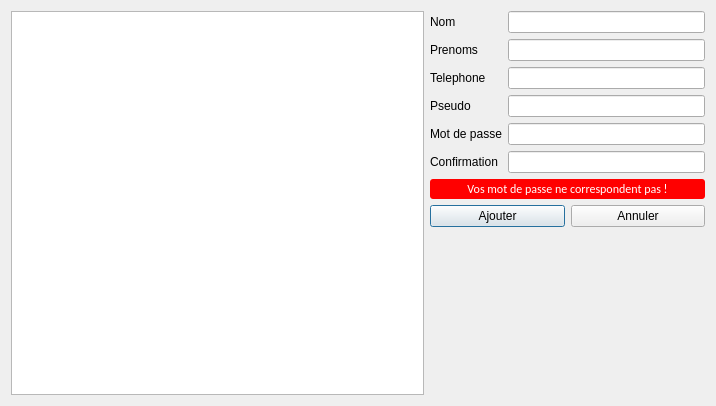
<?xml version="1.0" encoding="UTF-8"?>
<ui version="4.0">
 <class>User</class>
 <widget class="QDialog" name="User">
  <property name="geometry">
   <rect>
    <x>0</x>
    <y>0</y>
    <width>716</width>
    <height>406</height>
   </rect>
  </property>
  <property name="windowTitle">
   <string>Utilisateurs</string>
  </property>
  <layout class="QHBoxLayout" name="horizontalLayout_2" stretch="3,2">
   <item>
    <widget class="QTableView" name="usertableView">
     <property name="contextMenuPolicy">
      <enum>Qt::CustomContextMenu</enum>
     </property>
     <property name="editTriggers">
      <set>QAbstractItemView::NoEditTriggers</set>
     </property>
     <property name="selectionMode">
      <enum>QAbstractItemView::SingleSelection</enum>
     </property>
     <property name="selectionBehavior">
      <enum>QAbstractItemView::SelectRows</enum>
     </property>
    </widget>
   </item>
   <item>
    <layout class="QVBoxLayout" name="verticalLayout_2" stretch="0,0,0,0">
     <item>
      <layout class="QFormLayout" name="formLayout">
       <item row="0" column="0">
        <widget class="QLabel" name="nomLabel">
         <property name="text">
          <string>Nom</string>
         </property>
        </widget>
       </item>
       <item row="0" column="1">
        <widget class="QLineEdit" name="nomLineEdit"/>
       </item>
       <item row="1" column="0">
        <widget class="QLabel" name="prenomsLabel">
         <property name="text">
          <string>Prenoms</string>
         </property>
        </widget>
       </item>
       <item row="1" column="1">
        <widget class="QLineEdit" name="prenomsLineEdit"/>
       </item>
       <item row="2" column="0">
        <widget class="QLabel" name="telephoneLabel">
         <property name="text">
          <string>Telephone</string>
         </property>
        </widget>
       </item>
       <item row="2" column="1">
        <widget class="QLineEdit" name="telephoneLineEdit"/>
       </item>
       <item row="3" column="0">
        <widget class="QLabel" name="motDePasseLabel">
         <property name="text">
          <string>Pseudo</string>
         </property>
        </widget>
       </item>
       <item row="3" column="1">
        <widget class="QLineEdit" name="loginLineEdit"/>
       </item>
       <item row="4" column="0">
        <widget class="QLabel" name="loginLabel">
         <property name="text">
          <string>Mot de passe</string>
         </property>
        </widget>
       </item>
       <item row="4" column="1">
        <widget class="QLineEdit" name="motDePasseLineEdit">
         <property name="inputMask">
          <string/>
         </property>
         <property name="echoMode">
          <enum>QLineEdit::Password</enum>
         </property>
         <property name="alignment">
          <set>Qt::AlignLeading|Qt::AlignLeft|Qt::AlignVCenter</set>
         </property>
        </widget>
       </item>
       <item row="5" column="0">
        <widget class="QLabel" name="confirmationMdpLabel">
         <property name="text">
          <string>Confirmation</string>
         </property>
        </widget>
       </item>
       <item row="5" column="1">
        <widget class="QLineEdit" name="confirmationMdpLineEdit">
         <property name="inputMask">
          <string/>
         </property>
         <property name="echoMode">
          <enum>QLineEdit::Password</enum>
         </property>
         <property name="alignment">
          <set>Qt::AlignLeading|Qt::AlignLeft|Qt::AlignVCenter</set>
         </property>
        </widget>
       </item>
      </layout>
     </item>
     <item>
      <widget class="QLabel" name="errorLabel">
       <property name="styleSheet">
        <string notr="true">QLabel{
		font-family: calibri;
		background-color: rgba(255,0,0,255);
		font-size: 12px;
        font-style: bold;
		color : white;
		border-radius: 3px;
		padding: 2px;
}</string>
       </property>
       <property name="text">
        <string>Vos mot de passe ne correspondent pas !</string>
       </property>
       <property name="alignment">
        <set>Qt::AlignCenter</set>
       </property>
      </widget>
     </item>
     <item>
      <layout class="QHBoxLayout" name="horizontalLayout">
       <item>
        <widget class="QPushButton" name="ajouterpushButton">
         <property name="text">
          <string>Ajouter</string>
         </property>
        </widget>
       </item>
       <item>
        <widget class="QPushButton" name="annulerpushButton">
         <property name="text">
          <string>Annuler</string>
         </property>
        </widget>
       </item>
      </layout>
     </item>
     <item>
      <spacer name="verticalSpacer">
       <property name="orientation">
        <enum>Qt::Vertical</enum>
       </property>
       <property name="sizeHint" stdset="0">
        <size>
         <width>20</width>
         <height>40</height>
        </size>
       </property>
      </spacer>
     </item>
    </layout>
   </item>
  </layout>
 </widget>
 <resources/>
 <connections/>
</ui>
